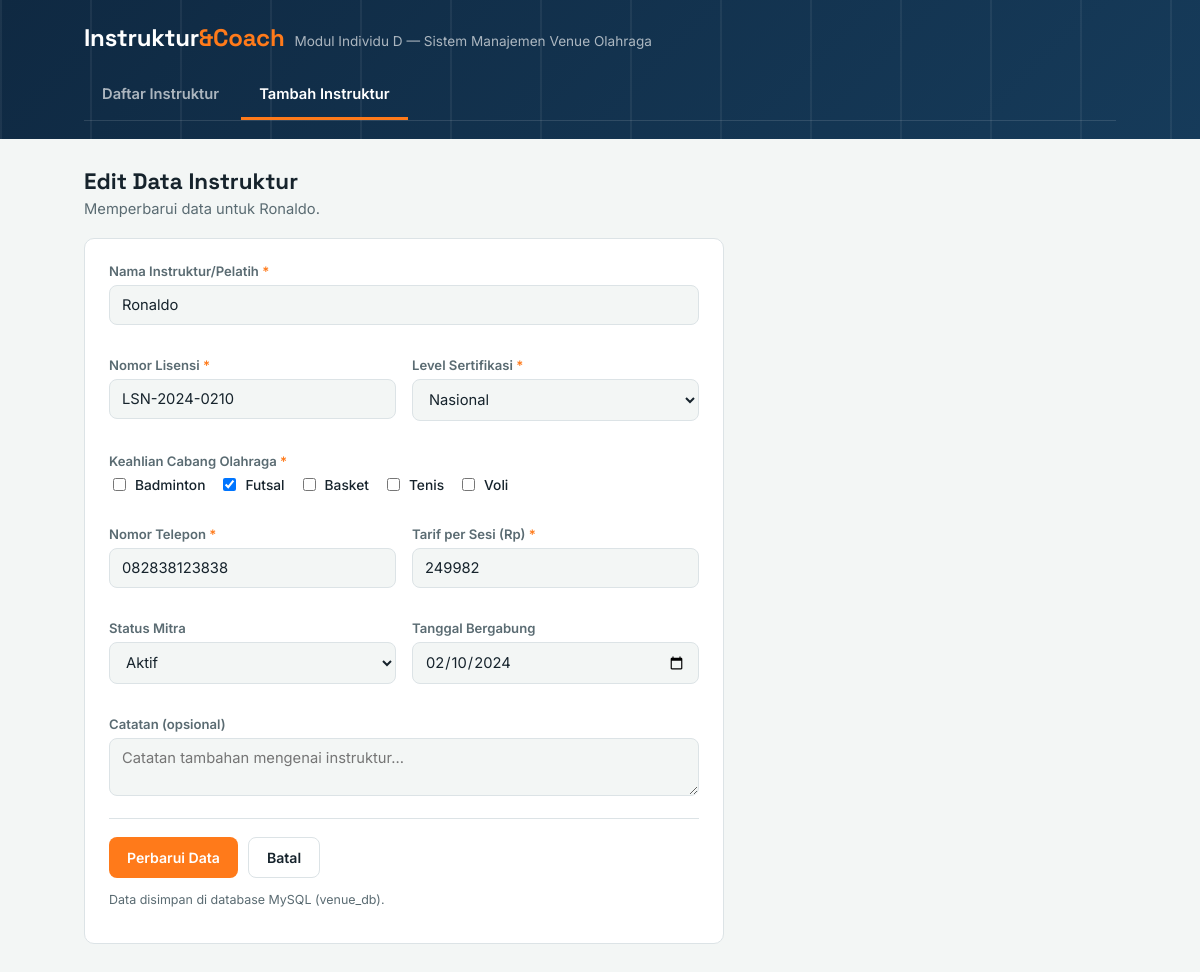
Page /form.php?id=4 on the committed database.
### tables this page shows
CREATE TABLE `instruktur` (
  `id` int(11) NOT NULL,
  `nama` varchar(100) NOT NULL,
  `nomor_lisensi` varchar(50) NOT NULL,
  `level_sertifikasi` enum('Daerah','Nasional','Internasional') NOT NULL,
  `cabang` varchar(255) NOT NULL,
  `telepon` varchar(20) NOT NULL,
  `tarif` int(11) NOT NULL,
  `status` enum('Aktif','Nonaktif') NOT NULL DEFAULT 'Aktif',
  `tanggal_gabung` date DEFAULT NULL,
  `catatan` text DEFAULT NULL
);

### form.php (the view, shortened to what this page needs)
<?php
require 'koneksi.php';
function e($s){ return htmlspecialchars((string)$s, ENT_QUOTES, 'UTF-8'); }
$cabangOptions = ['Badminton','Futsal','Basket','Tenis','Voli'];
$id = (int)($_GET['id'] ?? $_POST['id'] ?? 0);
$data = [
    'nama' => '', 'nomor_lisensi' => '', 'level_sertifikasi' => '',
    'cabang' => [], 'telepon' => '', 'tarif' => '',
    'status' => 'Aktif', 'tanggal_gabung' => '', 'catatan' => ''
];
$errors = [];
if ($_SERVER['REQUEST_METHOD'] === 'POST') {
    $data['nama']              = trim($_POST['nama'] ?? '');
    $data['nomor_lisensi']     = trim($_POST['nomor_lisensi'] ?? '');
    $data['level_sertifikasi'] = $_POST['level_sertifikasi'] ?? '';
    $data['cabang']            = array_values(array_intersect($cabangOptions, $_POST['cabang'] ?? []));
    $data['telepon']           = trim($_POST['telepon'] ?? '');
    $data['tarif']             = trim($_POST['tarif'] ?? '');
    $data['status']            = $_POST['status'] ?? 'Aktif';
    $data['tanggal_gabung']    = $_POST['tanggal_gabung'] ?? '';
    $data['catatan']           = trim($_POST['catatan'] ?? '');
    if ($data['nama'] === '')          $errors['nama'] = 'Nama wajib diisi.';
    if ($data['nomor_lisensi'] === '') $errors['lisensi'] = 'Nomor lisensi wajib diisi.';
    if (!in_array($data['level_sertifikasi'], ['Daerah','Nasional','Internasional'])) $errors['level'] = 'Pilih level sertifikasi.';
    if (count($data['cabang']) === 0)  $errors['cabang'] = 'Pilih minimal satu cabang olahraga.';
    if ($data['telepon'] === '')       $errors['telepon'] = 'Nomor telepon wajib diisi.';
    if (!is_numeric($data['tarif']) || $data['tarif'] < 0) $errors['tarif'] = 'Masukkan tarif yang valid.';
    if (!in_array($data['status'], ['Aktif','Nonaktif'])) $data['status'] = 'Aktif';
    if (!isset($errors['lisensi'])) {
        $cek = $conn->prepare("SELECT id FROM instruktur WHERE nomor_lisensi = ? AND id <> ?");
        $cek->bind_param('si', $data['nomor_lisensi'], $id);
        $cek->execute();
        if ($cek->get_result()->num_rows > 0) {
            $errors['lisensi'] = 'Nomor lisensi sudah terdaftar untuk instruktur lain.';
        }
    }
    if (!$errors) {
        $cabangStr = implode(', ', $data['cabang']);
        $tarif     = (int)$data['tarif'];
        $tgl       = $data['tanggal_gabung'] !== '' ? $data['tanggal_gabung'] : null;
        if ($id > 0) {
            $stmt = $conn->prepare(
                "UPDATE instruktur SET nama=?, nomor_lisensi=?, level_sertifikasi=?, cabang=?,
                 telepon=?, tarif=?, status=?, tanggal_gabung=?, catatan=? WHERE id=?"
            );
            $stmt->bind_param('sssssisssi',
                $data['nama'], $data['nomor_lisensi'], $data['level_sertifikasi'], $cabangStr,
                $data['telepon'], $tarif, $data['status'], $tgl, $data['catatan'], $id
            );
        } else {
            $stmt = $conn->prepare(
                "INSERT INTO instruktur (nama, nomor_lisensi, level_sertifikasi, cabang,
                 telepon, tarif, status, tanggal_gabung, catatan)
                 VALUES (?, ?, ?, ?, ?, ?, ?, ?, ?)"
            );
            $stmt->bind_param('sssssisss',
                $data['nama'], $data['nomor_lisensi'], $data['level_sertifikasi'], $cabangStr,
                $data['telepon'], $tarif, $data['status'], $tgl, $data['catatan']
            );
        }
        $stmt->execute();
        header('Location: index.php');
        exit;
    }
} elseif ($id > 0) {
    $stmt = $conn->prepare("SELECT * FROM instruktur WHERE id = ?");
    $stmt->bind_param('i', $id);
    $stmt->execute();
    $row = $stmt->get_result()->fetch_assoc();
    $data = $row;
    $data['cabang']         = explode(', ', $row['cabang']);
    $data['tanggal_gabung'] = $row['tanggal_gabung'] ?? '';
    $data['catatan']        = $row['catatan'] ?? '';
}
?>
<!DOCTYPE html>
<html lang="id">
<head>
<link rel="stylesheet" href="style.css">
</head>
<body>
<div class="topbar">
  <div class="topbar-inner">
    <div class="brand">
      <div class="mark">Instruktur<span>&Coach</span></div>
      <div class="sub">Modul Individu D — Sistem Manajemen Venue Olahraga</div>
    </div>
    <nav class="tabs">
      <a href="index.php">Daftar Instruktur</a>
      <a href="form.php" class="active">Tambah Instruktur</a>
    </nav>
  </div>
</div>
<main>
  <div class="page-head">
    <div>
      <h1 class="page-title"><?= $id ? 'Edit Data Instruktur' : 'Tambah Instruktur Baru' ?></h1>
      <p class="page-desc"><?= $id ? 'Memperbarui data untuk ' . e($data['nama']) . '.' : 'Lengkapi data pelatih mitra untuk didaftarkan ke sistem venue.' ?></p>
    </div>
  </div>
  <form id="instrukturForm" method="post" action="form.php">
    <div class="field-grid">
      <div class="field full <?= isset($errors['nama']) ? 'invalid' : '' ?>">
        <label>Nama Instruktur/Pelatih <span class="req">*</span></label>
        <input type="text" name="nama" placeholder="cth. Andika Pratama" autocomplete="off" value="<?= e($data['nama']) ?>">
      </div>
      <div class="field <?= isset($errors['lisensi']) ? 'invalid' : '' ?>">
        <label>Nomor Lisensi <span class="req">*</span></label>
        <input type="text" name="nomor_lisensi" placeholder="cth. LSN-2024-0091" autocomplete="off" value="<?= e($data['nomor_lisensi']) ?>">
      </div>
      <div class="field <?= isset($errors['level']) ? 'invalid' : '' ?>">
        <label>Level Sertifikasi <span class="req">*</span></label>
        <select name="level_sertifikasi">
          <?php foreach (['Daerah','Nasional','Internasional'] as $lv): ?>
            <option value="<?= $lv ?>" <?= $data['level_sertifikasi'] === $lv ? 'selected' : '' ?>><?= $lv ?></option>
          <?php endforeach; ?>
        </select>
      </div>
      <div class="field full <?= isset($errors['cabang']) ? 'invalid' : '' ?>">
        <label>Keahlian Cabang Olahraga <span class="req">*</span></label>
        <div class="checkgroup">
          <?php foreach ($cabangOptions as $c): ?>
            <label>
              <input type="checkbox" name="cabang[]" value="<?= e($c) ?>" <?= in_array($c, $data['cabang']) ? 'checked' : '' ?>>
              <?= e($c) ?>
            </label>
          <?php endforeach; ?>
        </div>
      </div>
      <div class="field <?= isset($errors['telepon']) ? 'invalid' : '' ?>">
        <label>Nomor Telepon <span class="req">*</span></label>
        <input type="text" name="telepon" placeholder="cth. 081234567890" autocomplete="off" value="<?= e($data['telepon']) ?>">
      </div>
      <div class="field <?= isset($errors['tarif']) ? 'invalid' : '' ?>">
        <label>Tarif per Sesi (Rp) <span class="req">*</span></label>
        <input type="number" name="tarif" placeholder="cth. 150000" min="0" value="<?= e($data['tarif']) ?>">
      </div>
      <div class="field">
        <label>Status Mitra</label>
        <select name="status">
          <option value="Aktif" <?= $data['status'] === 'Aktif' ? 'selected' : '' ?>>Aktif</option>
        </select>
      </div>
      <div class="field">
        <label>Tanggal Bergabung</label>
        <input type="date" name="tanggal_gabung" value="<?= e($data['tanggal_gabung']) ?>">
      </div>
      <div class="field full">
        <label>Catatan (opsional)</label>
        <textarea name="catatan" rows="2" placeholder="Catatan tambahan mengenai instruktur..."><?= e($data['catatan']) ?></textarea>
      </div>
    </div>
    <div class="form-actions">
      <button type="submit" class="btn btn-primary"><?= $id ? 'Perbarui Data' : 'Simpan Data' ?></button>
      <a href="index.php" class="btn btn-ghost">Batal</a>
    </div>
    <p class="form-note">Data disimpan di database MySQL (venue_db).</p>
  </form>
</main>
</body>
</html>

### style.css (style rules this page uses)
:root { box-sizing: border-box; --navy: #0F2942; --navy-2: #163B5A; --orange: #FF7A1A; --orange-dark: #E0640A; --green: #1F9D55; --green-bg: #E7F7ED; --red: #D64545; --red-bg: #FBEAEA; --line: #DCE3E6; --bg: #F3F6F5; --surface: #FFFFFF; --text: #16232C; --text-soft: #5A6B72; --court: #EDF3F1; --radius: 10px; }
* { box-sizing: border-box; }
body { margin:0; background: var(--bg); color: var(--text); font-family: 'Inter', system-ui, sans-serif; -webkit-font-smoothing: antialiased; }
.topbar { background: linear-gradient(135deg, var(--navy) 0%, var(--navy-2) 100%); color: #fff; position: relative; overflow: hidden; }
.topbar::before { content:""; position:absolute; inset:0; background: repeating-linear-gradient(90deg, rgba(255,255,255,0.06) 0 2px, transparent 2px 90px); pointer-events:none; }
.topbar-inner { max-width: 1080px; margin: 0 auto; padding: 22px 24px 18px 24px; position: relative; }
.brand { display:flex; align-items:baseline; gap:10px; flex-wrap:wrap; }
.brand .mark { font-family:'Space Grotesk', sans-serif; font-weight:700; font-size: 1.5rem; letter-spacing: -0.01em; }
.brand .mark span { color: var(--orange); }
.brand .sub { font-size: 0.85rem; color: rgba(255,255,255,0.65); }
nav.tabs { display:flex; gap: 4px; margin-top: 20px; border-bottom: 1px solid rgba(255,255,255,0.12); }
nav.tabs a { color: rgba(255,255,255,0.65); text-decoration:none; font-family:'Inter', sans-serif; font-weight: 600; font-size: 0.92rem; padding: 12px 18px 14px; display:inline-block; border-bottom: 3px solid transparent; transition: color .15s ease, border-color .15s ease; }
nav.tabs a.active { color:#fff; border-bottom-color: var(--orange); }
main { max-width: 1080px; margin: 0 auto; padding: 28px 24px 60px; }
.page-head { display:flex; justify-content:space-between; align-items:flex-end; gap: 16px; flex-wrap: wrap; margin-bottom: 20px; }
h1.page-title { font-family:'Space Grotesk', sans-serif; font-size: 1.4rem; margin: 0 0 4px; }
p.page-desc { margin:0; color: var(--text-soft); font-size: 0.92rem; max-width: 56ch; }
.btn { appearance:none; border:none; border-radius: 8px; padding: 11px 18px; font-family:'Inter', sans-serif; font-weight: 600; font-size: 0.88rem; cursor:pointer; text-decoration:none; display:inline-block; transition: transform .1s ease, background .15s ease; white-space: nowrap; }
.btn-primary { background: var(--orange); color:#fff; }
.btn-ghost { background: transparent; color: var(--text); border: 1px solid var(--line); }
form#instrukturForm { background: var(--surface); border: 1px solid var(--line); border-radius: var(--radius); padding: 24px; max-width: 640px; }
.field-grid { display:grid; grid-template-columns: 1fr 1fr; gap: 16px; }
.field { display:flex; flex-direction:column; gap:6px; margin-bottom:16px; }
.field.full { grid-column: 1 / -1; }
.field label { font-size: 0.82rem; font-weight:600; color: var(--text-soft); }
.field .req { color: var(--orange); }
.field input, .field select, .field textarea { font-family:'Inter', sans-serif; font-size: 0.92rem; padding: 10px 12px; border-radius: 8px; border: 1px solid var(--line); background: var(--bg); color: var(--text); }
.checkgroup { display:flex; flex-wrap:wrap; gap: 8px 14px; }
.checkgroup label { display:flex; align-items:center; gap:6px; font-size: 0.86rem; font-weight:500; color: var(--text); }
.form-actions { display:flex; gap: 10px; margin-top: 6px; padding-top: 18px; border-top: 1px solid var(--line); }
.form-note { font-size: 0.78rem; color: var(--text-soft); margin-top: 14px; }

### rows in the picture
instruktur: nama "Ronaldo", nomor_lisensi "LSN-2024-0210", level_sertifikasi "Nasional", telepon "082838123838", tarif "249982", status "Aktif", tanggal_gabung "02/10/2024"

### other values in the picture
$c "Badminton"
$c "Futsal"
$c "Basket"
$c "Tenis"
$c "Voli"
